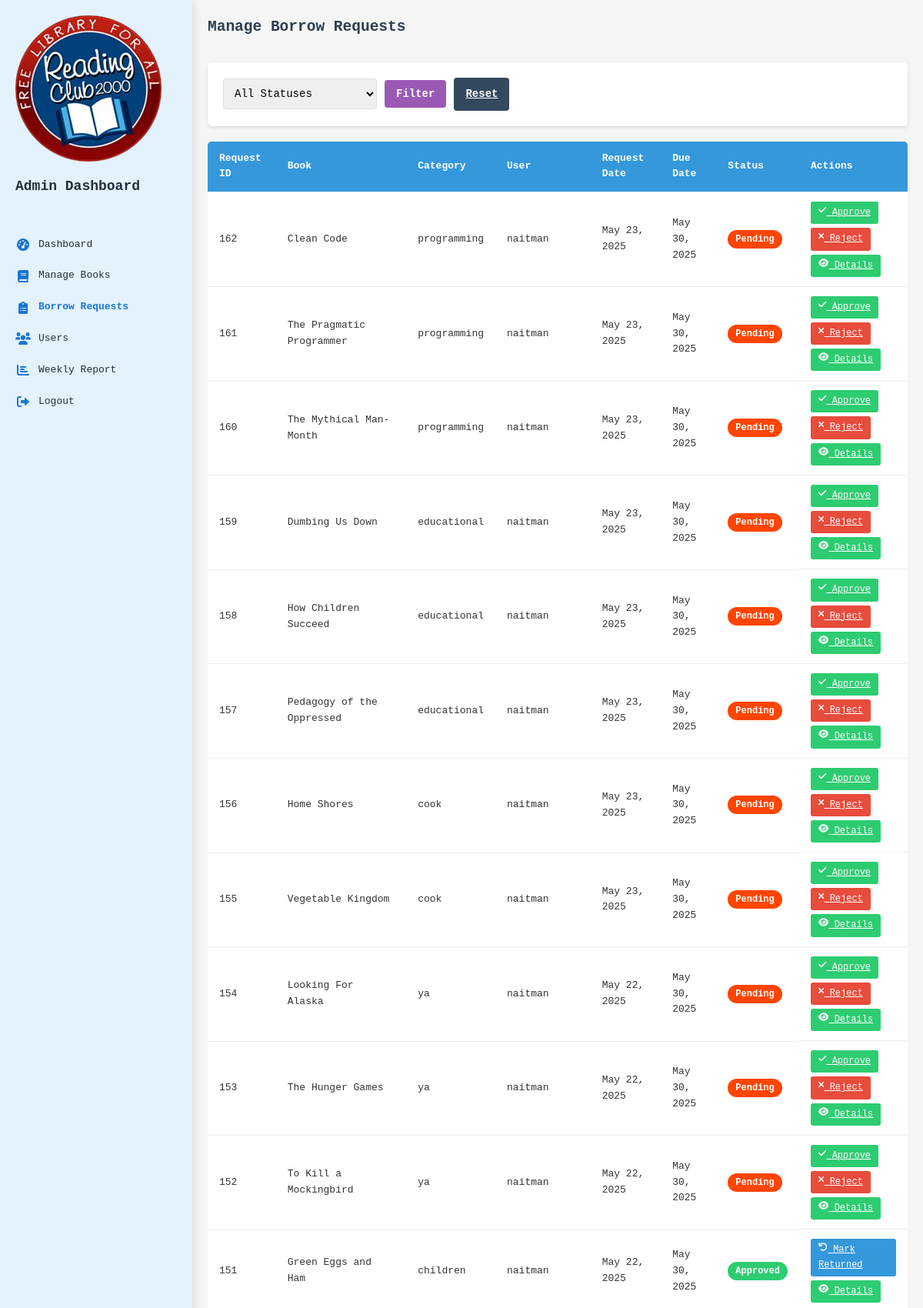
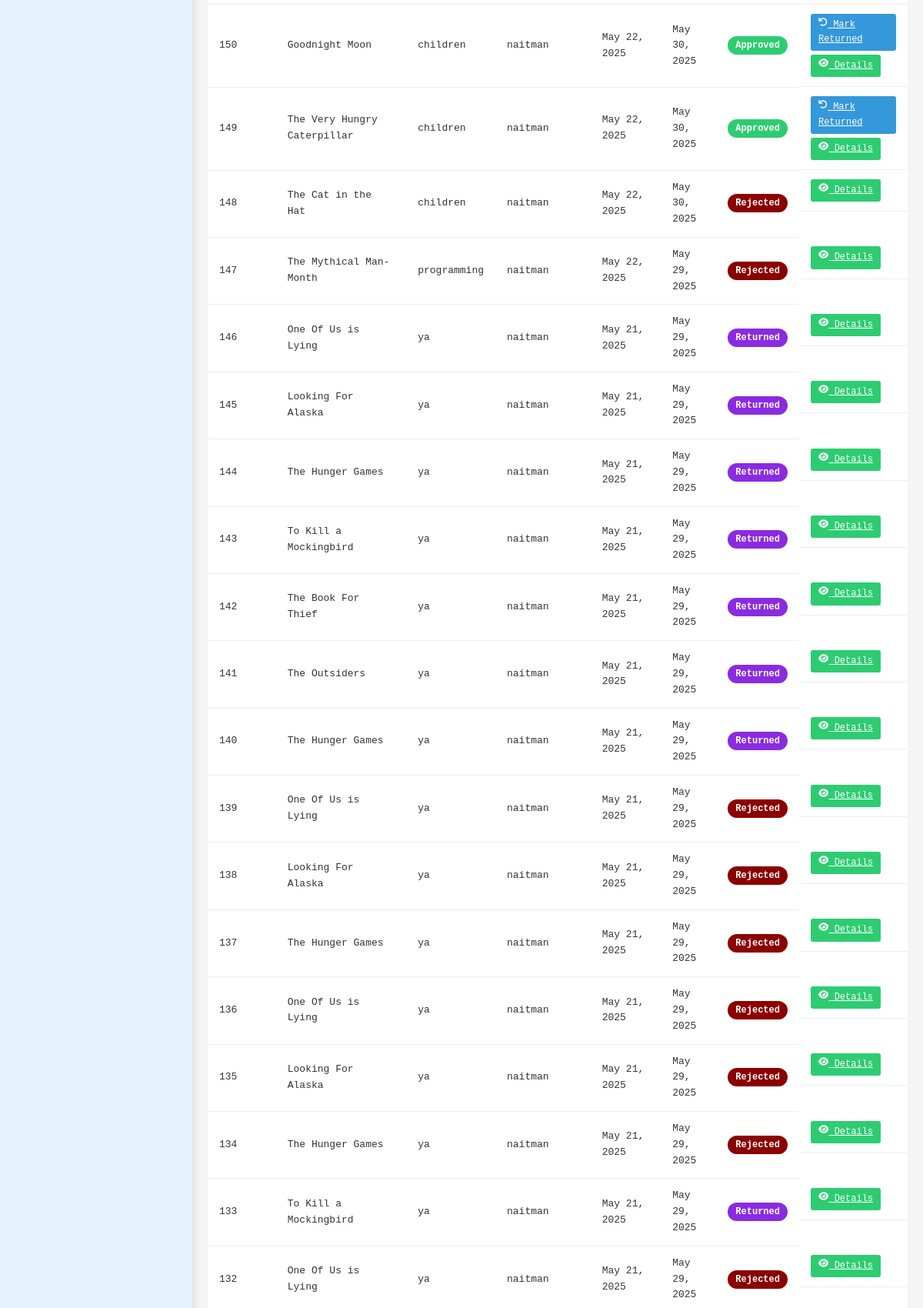
Page /admin_requests.php (signed in, upper part) on the committed database (2 pictures, top to bottom).
### tables this page shows
CREATE TABLE `borrows` (
  `id` int(11) NOT NULL,
  `user_id` int(11) NOT NULL,
  `book_id` int(11) NOT NULL,
  `borrow_date` timestamp NOT NULL DEFAULT current_timestamp(),
  `due_date` date NOT NULL,
  `return_date` timestamp NULL DEFAULT NULL,
  `status` enum('pending','approved','rejected','returned') NOT NULL,
  `admin_note` text DEFAULT NULL
);

CREATE TABLE `books` (
  `id` int(11) NOT NULL,
  `title` varchar(255) NOT NULL,
  `author` varchar(100) NOT NULL,
  `description` text DEFAULT NULL,
  `category` enum('children','ya','educational','programming','cook') NOT NULL,
  `cover_image` varchar(255) DEFAULT NULL,
  `quantity` int(11) NOT NULL DEFAULT 1,
  `available` int(11) NOT NULL DEFAULT 1,
  `created_at` timestamp NOT NULL DEFAULT current_timestamp(),
  `updated_at` timestamp NOT NULL DEFAULT current_timestamp() ON UPDATE current_timestamp(),
  `available_copies` int(11) DEFAULT 0
);

CREATE TABLE `users` (
  `id` int(11) NOT NULL,
  `username` varchar(50) NOT NULL,
  `email` varchar(100) NOT NULL,
  `password` varchar(255) NOT NULL,
  `first_name` varchar(50) NOT NULL,
  `last_name` varchar(50) NOT NULL,
  `phone` varchar(20) DEFAULT NULL,
  `address` text DEFAULT NULL,
  `created_at` timestamp NOT NULL DEFAULT current_timestamp(),
  `updated_at` timestamp NOT NULL DEFAULT current_timestamp() ON UPDATE current_timestamp(),
  `is_admin` tinyint(1) DEFAULT 0,
  `reset_token` varchar(255) DEFAULT NULL,
  `reset_expires` datetime DEFAULT NULL
);

### admin_requests.php (the view, shortened to what this page needs)
<?php
require_once 'config.php';
$query = "SELECT br.*, b.title as book_title, u.username as user_name, br.admin_note
          FROM borrows br
          JOIN books b ON br.book_id = b.id
          JOIN users u ON br.user_id = u.id
          WHERE 1=1";
$params = [];
$query .= " ORDER BY br.borrow_date DESC";
$stmt = $pdo->prepare($query);
$stmt->execute($params);
$requests = $stmt->fetchAll(PDO::FETCH_ASSOC);
?>
<!DOCTYPE html>
<html lang="en">
<head>
    <link rel="stylesheet" href="assets/css/admin.css">
    <link rel="stylesheet" href="assets/css/admin2.css">
    <link rel="stylesheet" href="https://cdnjs.cloudflare.com/ajax/libs/font-awesome/6.0.0-beta3/css/all.min.css">
</head>
<body>
    <nav class="admin-navbar">
        <div class="logo">
            <img src="assets/img/Logo5.png" alt="Reading Club Logo">
            <h1>Admin Dashboard</h1>
        </div>
        <ul class="nav-links">
            <li><a href="admin.php"><i class="fas fa-tachometer-alt"></i> Dashboard</a></li>
            <li><a href="admin_books.php"><i class="fas fa-book"></i> Manage Books</a></li>
            <li><a href="admin_requests.php" class="active"><i class="fas fa-clipboard-list"></i> Borrow Requests</a></li>
            <li><a href="admin_users.php"><i class="fas fa-users"></i> Users</a></li>
            <li><a href="admin_report.php"><i class="fas fa-chart-bar"></i> Weekly Report</a></li>
            <li><a href="admin_only.php"><i class="fas fa-sign-out-alt"></i> Logout</a></li>
        </ul>
    </nav>
    <div class="admin-container">
        <div class="admin-header">
            <h2>Manage Borrow Requests</h2>
        </div>
        <div class="search-filter">
            <form action="admin_requests.php" method="GET">
                <div class="filter-options">
                    <select name="status">
                        <option value="">All Statuses</option>
                    </select>
                    <button type="submit" class="btn filter-btn">Filter</button>
                    <a href="admin_requests.php" class="btn reset-btn">Reset</a>
                </div>
            </form>
        </div>
        <div class="table-responsive">
            <table class="admin-table">
                <thead>
                    <tr>
                        <th>Request ID</th>
                        <th>Book</th>
                        <th>Category</th>
                        <th>User</th>
                        <th>Request Date</th>
                        <th>Due Date</th>
                        <th>Status</th>
                        <th>Actions</th>
                    </tr>
                </thead>
                <tbody>
                    <?php if (count($requests) > 0): ?>
                        <?php foreach ($requests as $request): ?>
                            <tr>
                                <td><?php echo $request['id']; ?></td>
                                <td><?php echo $request['book_title']; ?></td>
                                <td>
                                    <?php
                                    $stmt_cat = $pdo->prepare("SELECT category FROM books WHERE id = ?");
                                    $stmt_cat->execute([$request['book_id']]);
                                    echo htmlspecialchars($stmt_cat->fetchColumn());
                                    ?>
                                </td>
                                <td><?php echo $request['user_name']; ?></td>
                                <td><?php echo ($request['borrow_date']) ? date('M d, Y', strtotime($request['borrow_date'])) : 'No date available'; ?></td>
                                <td><?php echo ($request['due_date']) ? date('M d, Y', strtotime($request['due_date'])) : 'N/A'; ?></td>
                                <td>
                                    <span class="status-badge status-<?php echo strtolower($request['status']); ?>">
                                        <?php echo ucfirst($request['status']); ?>
                                    </span>
                                </td>
                                <td class="action-buttons">
                                    <?php if ($request['status'] == 'pending'): ?>
                                        <a href="process_borrow.php?action=approve&id=<?php echo $request['id']; ?>" class="btn-small btn-approve"><i class="fas fa-check"></i> Approve</a>
                                        <a href="process_borrow.php?action=reject&id=<?php echo $request['id']; ?>" class="btn-small btn-reject"><i class="fas fa-times"></i> Reject</a>
                                    <?php elseif ($request['status'] == 'approved' && empty($request['return_date'])): ?>
                                        <a href="process_borrow.php?action=return&id=<?php echo $request['id']; ?>" class="btn-small btn-return"><i class="fas fa-undo"></i> Mark Returned</a>
                                    <?php endif; ?>
                                    <a href="#" class="btn-small btn-view" data-id="<?php echo $request['id']; ?>"><i class="fas fa-eye"></i> Details</a>
                                </td>
                            </tr>
                        <?php endforeach; ?>
                    <?php else: ?>
                        <tr>
                            <td colspan="8" class="no-results">No borrow requests found matching your criteria.</td>
                        </tr>
                    <?php endif; ?>
                </tbody>
            </table>
        </div>
    </div>
</body>
</html>

### assets/css/admin.css (style rules this page uses)
* { font-family: monospace; }
body { overflow-y: auto; overflow-x: hidden; font-family: monospace; margin: 0; padding: 0; background-color: #f5f5f5; color: #333; line-height: 1.6; }
.admin-container { margin-left: 250px; padding: 20px; transition: margin-left 0.3s; }
.admin-header { display: flex; justify-content: space-between; align-items: center; margin-bottom: 30px; }
.admin-header h2 { color: #2c3e50; margin: 0; }
.btn { padding: 10px 15px; border: none; border-radius: 4px; cursor: pointer; font-size: 14px; font-weight: 600; transition: all 0.3s ease; display: inline-flex; align-items: center; gap: 8px; }
.btn-small { padding: 5px 10px; font-size: 12px; border-radius: 3px; }
.btn-view { background-color: #2ecc71; color: white; }
.filter-btn { background-color: #9b59b6; color: white; }
.reset-btn { background-color: #34495e; color: white; }
.admin-navbar { background-color: #e3f2fd; color: #222f3e; position: fixed; top: 0; left: 0; width: 250px; height: 100%; padding: 20px 0; box-shadow: 2px 0 10px rgba(0, 0, 0, 0.1); z-index: 1000; transition: width 0.3s; }
.admin-navbar .logo { padding: 0 20px 20px; border-bottom: 1px solid rgba(255, 255, 255, 0.1); margin-bottom: 20px; }
.admin-navbar .logo img { max-width: 100%; height: auto; margin-bottom: 10px; }
.admin-navbar .logo h1 { font-size: 18px; margin: 0; color: #222f3e; }
.admin-navbar .nav-links { list-style: none; padding: 0; margin: 0; }
.admin-navbar .nav-links li { padding: 10px 20px; transition: background-color 0.3s; }
.admin-navbar .nav-links li a { color: #222f3e; text-decoration: none; display: flex; align-items: center; gap: 10px; }
.admin-navbar .nav-links li a i { width: 20px; text-align: center; color: #1976d2; }
.admin-navbar .nav-links li a.active { color: #1976d2; font-weight: 600; }
.search-filter { background-color: white; padding: 20px; border-radius: 5px; box-shadow: 0 2px 5px rgba(0, 0, 0, 0.1); margin-bottom: 20px; }
.filter-options { display: flex; gap: 10px; align-items: center; }
.filter-options select { padding: 10px; border: 1px solid #ddd; border-radius: 4px; font-size: 14px; flex: 1; max-width: 200px; }
.table-responsive { overflow-x: auto; }
.admin-table { width: 100%; border-collapse: collapse; background-color: white; box-shadow: 0 2px 5px rgba(0, 0, 0, 0.1); border-radius: 5px; overflow: hidden; }
.admin-table th, .admin-table td { padding: 12px 15px; text-align: left; border-bottom: 1px solid #eee; }
.admin-table th { background-color: #3498db; color: white; font-weight: 600; }
.action-buttons { display: flex; gap: 5px; flex-wrap: wrap; }
.status-badge { padding: 5px 10px; border-radius: 20px; font-size: 12px; font-weight: 600; text-transform: capitalize; }
.status-pending { background-color: orangered; color: white; }
.status-approved { background-color: #2ecc71; color: white; }
.status-rejected { background-color: darkred; color: white; }
.status-returned { background-color: blueviolet; color: white; }
.btn-approve { background-color: #2ecc71; color: white; }
.btn-reject { background-color: #e74c3c; color: white; }
.btn-return { background-color: #3498db; color: white; }

### assets/css/admin2.css (style rules this page uses)
html, body { overflow-y: scroll; scrollbar-width: none; }
* { font-family: monospace; overflow-x: hidden; overflow-y: auto; }

### rows in the picture
borrows: id "162", book.title "Clean Code", book.category "programming", user.username "naitman", borrow_date "May 23, 2025", due_date "May 30, 2025", status "Pending"
borrows: id "161", book.title "The Pragmatic Programmer", book.category "programming", user.username "naitman", borrow_date "May 23, 2025", due_date "May 30, 2025", status "Pending"
borrows: id "160", book.title "The Mythical Man-Month", book.category "programming", user.username "naitman", borrow_date "May 23, 2025", due_date "May 30, 2025", status "Pending"
borrows: id "159", book.title "Dumbing Us Down", book.category "educational", user.username "naitman", borrow_date "May 23, 2025", due_date "May 30, 2025", status "Pending"
borrows: id "158", book.title "How Children Succeed", book.category "educational", user.username "naitman", borrow_date "May 23, 2025", due_date "May 30, 2025", status "Pending"
borrows: id "157", book.title "Pedagogy of the Oppressed", book.category "educational", user.username "naitman", borrow_date "May 23, 2025", due_date "May 30, 2025", status "Pending"
borrows: id "156", book.title "Home Shores", book.category "cook", user.username "naitman", borrow_date "May 23, 2025", due_date "May 30, 2025", status "Pending"
borrows: id "155", book.title "Vegetable Kingdom", book.category "cook", user.username "naitman", borrow_date "May 23, 2025", due_date "May 30, 2025", status "Pending"
borrows: id "154", book.title "Looking For Alaska", book.category "ya", user.username "naitman", borrow_date "May 22, 2025", due_date "May 30, 2025", status "Pending"
borrows: id "153", book.title "The Hunger Games", book.category "ya", user.username "naitman", borrow_date "May 22, 2025", due_date "May 30, 2025", status "Pending"
borrows: id "152", book.title "To Kill a Mockingbird", book.category "ya", user.username "naitman", borrow_date "May 22, 2025", due_date "May 30, 2025", status "Pending"
borrows: id "151", book.title "Green Eggs and Ham", book.category "children", user.username "naitman", borrow_date "May 22, 2025", due_date "May 30, 2025", status "Approved"
borrows: id "150", book.title "Goodnight Moon", book.category "children", user.username "naitman", borrow_date "May 22, 2025", due_date "May 30, 2025", status "Approved"
borrows: id "149", book.title "The Very Hungry Caterpillar", book.category "children", user.username "naitman", borrow_date "May 22, 2025", due_date "May 30, 2025", status "Approved"
borrows: id "148", book.title "The Cat in the Hat", book.category "children", user.username "naitman", borrow_date "May 22, 2025", due_date "May 30, 2025", status "Rejected"
borrows: id "147", book.title "The Mythical Man-Month", book.category "programming", user.username "naitman", borrow_date "May 22, 2025", due_date "May 29, 2025", status "Rejected"
borrows: id "146", book.title "One Of Us is Lying", book.category "ya", user.username "naitman", borrow_date "May 21, 2025", due_date "May 29, 2025", status "Returned"
borrows: id "145", book.title "Looking For Alaska", book.category "ya", user.username "naitman", borrow_date "May 21, 2025", due_date "May 29, 2025", status "Returned"
borrows: id "144", book.title "The Hunger Games", book.category "ya", user.username "naitman", borrow_date "May 21, 2025", due_date "May 29, 2025", status "Returned"
borrows: id "143", book.title "To Kill a Mockingbird", book.category "ya", user.username "naitman", borrow_date "May 21, 2025", due_date "May 29, 2025", status "Returned"
borrows: id "142", book.title "The Book For Thief", book.category "ya", user.username "naitman", borrow_date "May 21, 2025", due_date "May 29, 2025", status "Returned"
borrows: id "141", book.title "The Outsiders", book.category "ya", user.username "naitman", borrow_date "May 21, 2025", due_date "May 29, 2025", status "Returned"
borrows: id "140", book.title "The Hunger Games", book.category "ya", user.username "naitman", borrow_date "May 21, 2025", due_date "May 29, 2025", status "Returned"
borrows: id "139", book.title "One Of Us is Lying", book.category "ya", user.username "naitman", borrow_date "May 21, 2025", due_date "May 29, 2025", status "Rejected"
borrows: id "138", book.title "Looking For Alaska", book.category "ya", user.username "naitman", borrow_date "May 21, 2025", due_date "May 29, 2025", status "Rejected"
borrows: id "137", book.title "The Hunger Games", book.category "ya", user.username "naitman", borrow_date "May 21, 2025", due_date "May 29, 2025", status "Rejected"
borrows: id "136", book.title "One Of Us is Lying", book.category "ya", user.username "naitman", borrow_date "May 21, 2025", due_date "May 29, 2025", status "Rejected"
borrows: id "135", book.title "Looking For Alaska", book.category "ya", user.username "naitman", borrow_date "May 21, 2025", due_date "May 29, 2025", status "Rejected"
borrows: id "134", book.title "The Hunger Games", book.category "ya", user.username "naitman", borrow_date "May 21, 2025", due_date "May 29, 2025", status "Rejected"
borrows: id "133", book.title "To Kill a Mockingbird", book.category "ya", user.username "naitman", borrow_date "May 21, 2025", due_date "May 29, 2025", status "Returned"
borrows: id "132", book.title "One Of Us is Lying", book.category "ya", user.username "naitman", borrow_date "May 21, 2025", due_date "May 29, 2025", status "Rejected"
